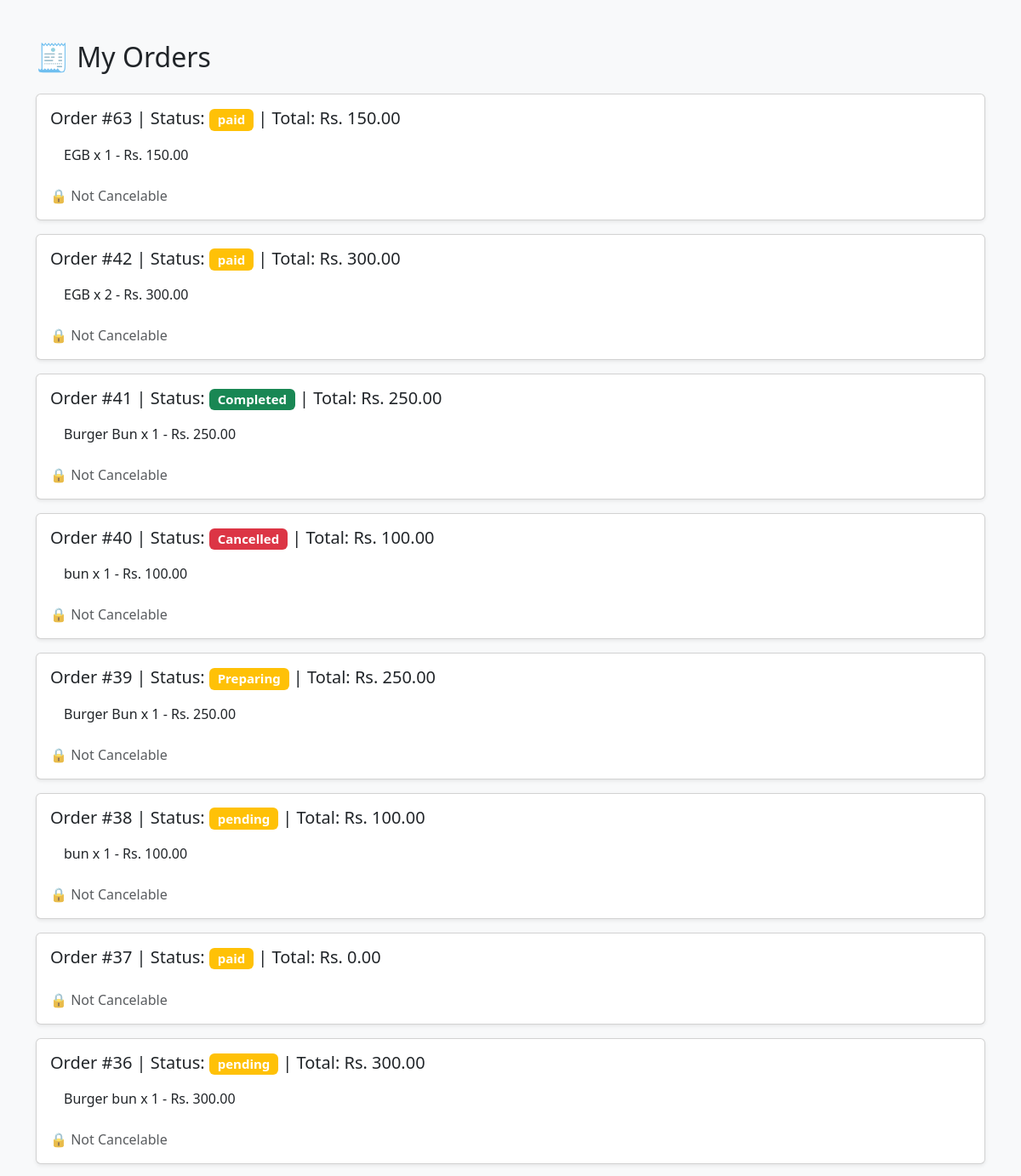
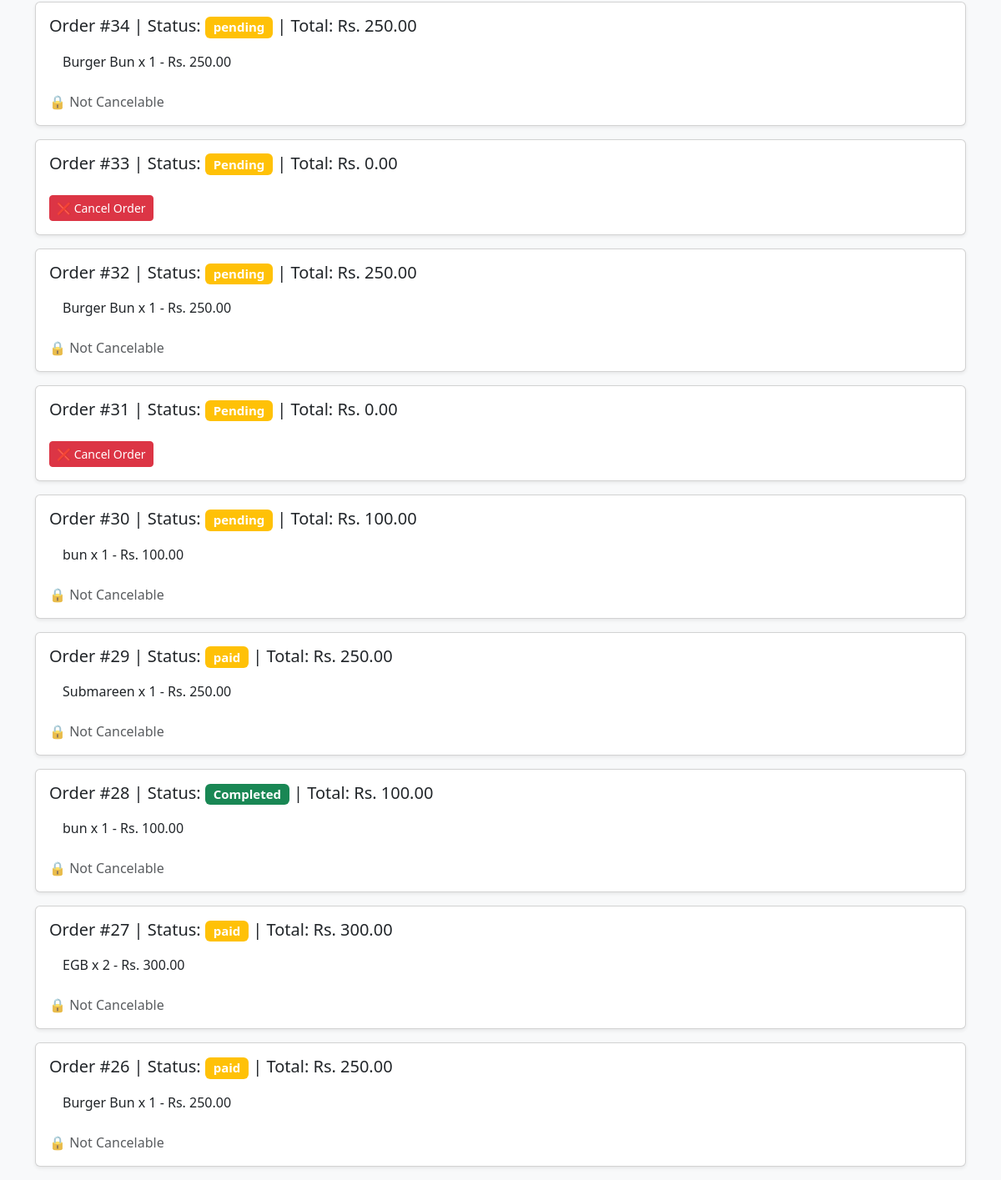
The page /customer/orders.php (signed in) on the database its author committed (2 pictures, top to bottom).
### tables this page shows
CREATE TABLE `orders` (
  `id` int(11) NOT NULL,
  `user_id` int(11) DEFAULT NULL,
  `order_date` datetime DEFAULT current_timestamp(),
  `status` varchar(50) NOT NULL DEFAULT 'Pending',
  `payment_method` varchar(50) DEFAULT NULL,
  `created_at` timestamp NOT NULL DEFAULT current_timestamp(),
  `name` varchar(100) DEFAULT NULL,
  `phone` varchar(20) DEFAULT NULL,
  `address` text DEFAULT NULL,
  `total` decimal(10,2) DEFAULT NULL,
  `notes` text DEFAULT NULL,
  `payment_status` varchar(50) NOT NULL DEFAULT 'Unpaid'
);

CREATE TABLE `order_items` (
  `id` int(11) NOT NULL,
  `order_id` int(11) NOT NULL,
  `food_id` int(11) NOT NULL,
  `quantity` int(11) NOT NULL,
  `price` decimal(10,2) DEFAULT NULL
);

CREATE TABLE `food_items` (
  `id` int(11) NOT NULL,
  `name` varchar(100) DEFAULT NULL,
  `description` text DEFAULT NULL,
  `price` decimal(10,2) DEFAULT NULL,
  `image` varchar(255) DEFAULT NULL,
  `category_id` int(11) DEFAULT NULL,
  `created_at` timestamp NOT NULL DEFAULT current_timestamp(),
  `category` varchar(50) DEFAULT 'Uncategorized',
  `new_category_id` int(11) DEFAULT NULL,
  `stock` int(11) NOT NULL DEFAULT 0
);

### customer/orders.php (the view, shortened to what this page needs)
<?php
include("../includes/db.php");
$user_id = $_SESSION["user_id"];
$order_query = $conn->prepare("SELECT * FROM orders WHERE user_id = ? ORDER BY id DESC");
$order_query->bind_param("i", $user_id);
$order_query->execute();
$order_result = $order_query->get_result();
$orders = [];
while ($order = $order_result->fetch_assoc()) {
    $order_id = $order["id"];
    $item_query = $conn->prepare("SELECT oi.quantity, f.name, f.price
        FROM order_items oi
        JOIN food_items f ON oi.food_id = f.id
        WHERE oi.order_id = ?");
    $item_query->bind_param("i", $order_id);
    $item_query->execute();
    $item_result = $item_query->get_result();
    $items = [];
    $total = 0;
    while ($item = $item_result->fetch_assoc()) {
        $item_total = $item["price"] * $item["quantity"];
        $total += $item_total;
        $items[] = [
            "name" => $item["name"],
            "quantity" => $item["quantity"],
            "price" => $item["price"],
            "total" => $item_total
        ];
    }
    $orders[] = [
        "id" => $order["id"],
        "status" => $order["status"],
        "payment_status" => $order["payment_status"],
        "items" => $items,
        "total" => $total
    ];
}
?>
<!DOCTYPE html>
<html>
<head>
    <link href="https://cdn.jsdelivr.net/npm/bootstrap@5.3.0/dist/css/bootstrap.min.css" rel="stylesheet">
</head>
<body class="bg-light">
<div class="container mt-5">
    <h2 class="mb-4">🧾 My Orders</h2>
    <?php foreach ($orders as $order): ?>
        <div class="card mb-3 shadow-sm">
            <div class="card-body">
                <h5 class="card-title">Order #<?= $order["id"] ?> |
                    Status: <span class="badge bg-<?= ($order["status"] === 'Cancelled') ? 'danger' : (($order["status"] === 'Completed') ? 'success' : 'warning') ?>">
                        <?= $order["status"] ?>
                    </span>
                    | Total: Rs. <?= number_format($order["total"], 2) ?>
                </h5>
                <ul class="list-group list-group-flush mb-3">
                    <?php foreach ($order["items"] as $item): ?>
                        <li class="list-group-item">
                            <?= htmlspecialchars($item["name"]) ?> x <?= $item["quantity"] ?> - Rs. <?= number_format($item["total"], 2) ?>
                        </li>
                    <?php endforeach; ?>
                </ul>
<?php if ($order["status"] === 'Pending' && $order["payment_status"] === 'Unpaid'): ?>
    <form method="POST" action="cancel_order.php" onsubmit="return confirm('Are you sure you want to cancel this order?');">
        <button type="submit" name="cancel" class="btn btn-danger btn-sm">❌ Cancel Order</button>
    </form>
<?php else: ?>
    <span class="text-muted">🔒 Not Cancelable</span>
<?php endif; ?>
            </div>
        </div>
    <?php endforeach; ?>
</div>
</body>
</html>

### rows shown on the page
orders: id "63", status "paid", total "150.00", shows "🔒 Not Cancelable"
order_items: food.name "EGB", quantity "1", total "150.00"
orders: id "42", status "paid", total "300.00", shows "🔒 Not Cancelable"
order_items: food.name "EGB", quantity "2", total "300.00"
orders: id "41", status "Completed", total "250.00", shows "🔒 Not Cancelable"
order_items: food.name "Burger Bun", quantity "1", total "250.00"
orders: id "40", status "Cancelled", total "100.00", shows "🔒 Not Cancelable"
order_items: food.name "bun", quantity "1", total "100.00"
orders: id "39", status "Preparing", total "250.00", shows "🔒 Not Cancelable"
orders: id "38", status "pending", total "100.00", shows "🔒 Not Cancelable"
orders: id "37", status "paid", total "0.00", shows "🔒 Not Cancelable"
orders: id "36", status "pending", total "300.00", shows "🔒 Not Cancelable"
order_items: food.name "Burger bun", quantity "1", total "300.00"
orders: id "34", status "pending", total "250.00", shows "🔒 Not Cancelable"
orders: id "33", status "Pending", total "0.00"
orders: id "32", status "pending", total "250.00", shows "🔒 Not Cancelable"
orders: id "31", status "Pending", total "0.00"
orders: id "30", status "pending", total "100.00", shows "🔒 Not Cancelable"
orders: id "29", status "paid", total "250.00", shows "🔒 Not Cancelable"
order_items: food.name "Submareen", quantity "1", total "250.00"
orders: id "28", status "Completed", total "100.00", shows "🔒 Not Cancelable"
orders: id "27", status "paid", total "300.00", shows "🔒 Not Cancelable"
orders: id "26", status "paid", total "250.00", shows "🔒 Not Cancelable"
